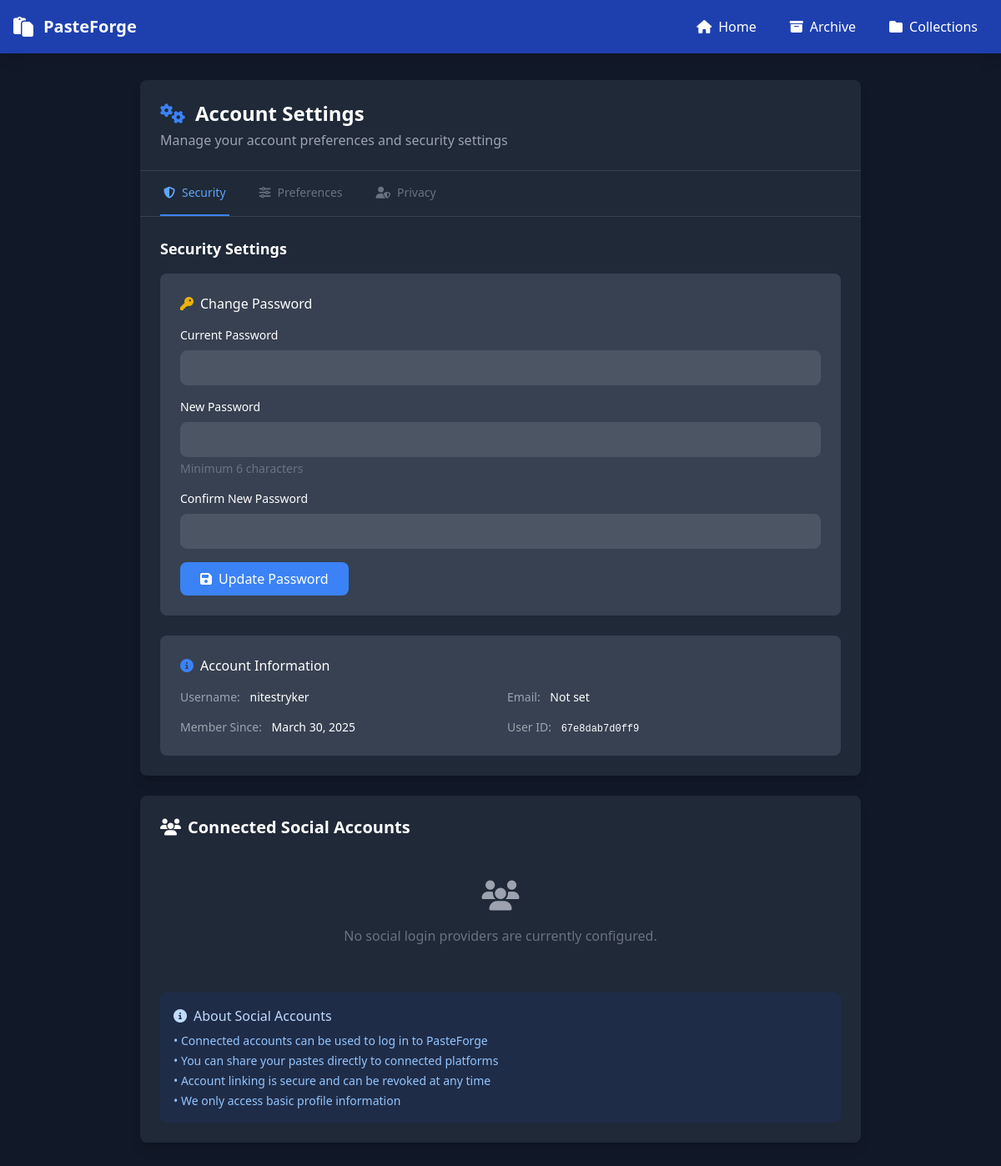
Page /user-settings.php (signed in) on the committed database.
### tables this page shows
CREATE TABLE users (
      id TEXT PRIMARY KEY,
      username TEXT UNIQUE,
      password TEXT NOT NULL,
      email TEXT,
      profile_image TEXT DEFAULT NULL,
      created_at INTEGER DEFAULT (strftime('%s', 'now'))
    , website TEXT DEFAULT NULL, tagline TEXT DEFAULT 'Just a dev sharing random code', role TEXT DEFAULT 'free', status TEXT DEFAULT 'active', followers_count INTEGER DEFAULT 0, following_count INTEGER DEFAULT 0, profile_visibility TEXT DEFAULT 'public', show_paste_count INTEGER DEFAULT 1, allow_messages INTEGER DEFAULT 1);

### user-settings.php (the view, shortened to what this page needs)
<?php
$user_id = $_SESSION['user_id'];
$db = Database::getInstance()->getConnection();
$stmt = $db->prepare("SELECT * FROM users WHERE id = ?");
$stmt->execute([$user_id]);
$user_settings = $stmt->fetch(PDO::FETCH_ASSOC);
$user_settings['theme_preference'] = $user_settings['theme_preference'] ?? 'system';
$user_settings['email_notifications'] = $user_settings['email_notifications'] ?? 1;
$user_settings['default_paste_expiry'] = $user_settings['default_paste_expiry'] ?? 604800;
$user_settings['default_paste_public'] = $user_settings['default_paste_public'] ?? 1;
$user_settings['timezone'] = $user_settings['timezone'] ?? 'UTC';
$user_settings['profile_visibility'] = $user_settings['profile_visibility'] ?? 'public';
$user_settings['show_paste_count'] = $user_settings['show_paste_count'] ?? 1;
$user_settings['allow_messages'] = $user_settings['allow_messages'] ?? 1;
$theme = $_COOKIE['theme'] ?? 'dark';
$is_included = isset($settings_user_id) || (isset($_SERVER['REQUEST_URI']) && strpos($_SERVER['REQUEST_URI'], '?page=settings') !== false);
if (!$is_included): ?>
<!DOCTYPE html>
<html class="<?= $theme ?>">
<head>
    <script src="https://cdn.tailwindcss.com"></script>
    <link href="https://cdnjs.cloudflare.com/ajax/libs/font-awesome/6.4.0/css/all.min.css" rel="stylesheet">
</head>
<body class="bg-gray-50 dark:bg-gray-900 text-gray-900 dark:text-white">
    <nav class="bg-blue-600 dark:bg-blue-800 text-white shadow-lg">
        <div class="max-w-7xl mx-auto px-4">
            <div class="flex justify-between h-16">
                <div class="flex items-center space-x-6">
                    <a href="/" class="flex items-center space-x-3">
                        <i class="fas fa-paste text-2xl"></i>
                        <span class="text-xl font-bold">PasteForge</span>
                    </a>
                </div>
                <div class="flex items-center space-x-4">
                    <a href="/" class="hover:bg-blue-700 px-3 py-2 rounded">
                        <i class="fas fa-home mr-2"></i>Home
                    </a>
                    <a href="/?page=archive" class="hover:bg-blue-700 px-3 py-2 rounded">
                        <i class="fas fa-archive mr-2"></i>Archive
                    </a>
                    <a href="/?page=collections" class="hover:bg-blue-700 px-3 py-2 rounded">
                        <i class="fas fa-folder mr-2"></i>Collections
                    </a>
                </div>
            </div>
        </div>
    </nav>
    <div class="max-w-4xl mx-auto py-8 px-4">
<?php else: ?>
    <div class="max-w-4xl mx-auto py-8 px-4">
<?php endif; ?>
        <div class="bg-white dark:bg-gray-800 rounded-lg shadow-lg">
            <div class="border-b border-gray-200 dark:border-gray-700 p-6">
                <h1 class="text-2xl font-bold flex items-center">
                    <i class="fas fa-cogs mr-3 text-blue-500"></i>
                    Account Settings
                </h1>
                <p class="text-gray-600 dark:text-gray-400 mt-1">Manage your account preferences and security settings</p>
            </div>
            <div class="border-b border-gray-200 dark:border-gray-700">
                <nav class="flex space-x-8 px-6" aria-label="Tabs">
                    <button onclick="showTab('security')" id="tab-security" class="tab-button border-b-2 border-blue-500 text-blue-600 dark:text-blue-400 py-4 px-1 text-sm font-medium">
                        <i class="fas fa-shield-alt mr-2"></i>Security
                    </button>
                    <button onclick="showTab('preferences')" id="tab-preferences" class="tab-button border-b-2 border-transparent text-gray-500 hover:text-gray-700 hover:border-gray-300 py-4 px-1 text-sm font-medium">
                        <i class="fas fa-sliders-h mr-2"></i>Preferences
                    </button>
                    <button onclick="showTab('privacy')" id="tab-privacy" class="tab-button border-b-2 border-transparent text-gray-500 hover:text-gray-700 hover:border-gray-300 py-4 px-1 text-sm font-medium">
                        <i class="fas fa-user-shield mr-2"></i>Privacy
                    </button>
                </nav>
            </div>
            <div id="security-tab" class="tab-content p-6">
                <h2 class="text-lg font-semibold mb-4">Security Settings</h2>
                <div class="bg-gray-50 dark:bg-gray-700 rounded-lg p-6 mb-6">
                    <h3 class="text-md font-medium mb-4 flex items-center">
                        <i class="fas fa-key mr-2 text-yellow-500"></i>
                        Change Password
                    </h3>
                    <form method="POST" class="space-y-4">
                        <div>
                            <label class="block text-sm font-medium mb-2">Current Password</label>
                            <input type="password" name="current_password" required
                                   class="w-full px-4 py-2 rounded-lg border border-gray-300 dark:border-gray-600 dark:bg-gray-600 focus:ring-2 focus:ring-blue-500">
                        </div>
                        <div>
                            <label class="block text-sm font-medium mb-2">New Password</label>
                            <input type="password" name="new_password" required minlength="6"
                                   class="w-full px-4 py-2 rounded-lg border border-gray-300 dark:border-gray-600 dark:bg-gray-600 focus:ring-2 focus:ring-blue-500">
                            <p class="text-sm text-gray-500 mt-1">Minimum 6 characters</p>
                        </div>
                        <div>
                            <label class="block text-sm font-medium mb-2">Confirm New Password</label>
                            <input type="password" name="confirm_password" required minlength="6"
                                   class="w-full px-4 py-2 rounded-lg border border-gray-300 dark:border-gray-600 dark:bg-gray-600 focus:ring-2 focus:ring-blue-500">
                        </div>
                        <button type="submit" class="bg-blue-500 text-white px-6 py-2 rounded-lg hover:bg-blue-600 transition-colors">
                            <i class="fas fa-save mr-2"></i>Update Password
                        </button>
                    </form>
                </div>
                <div class="bg-gray-50 dark:bg-gray-700 rounded-lg p-6">
                    <h3 class="text-md font-medium mb-4 flex items-center">
                        <i class="fas fa-info-circle mr-2 text-blue-500"></i>
                        Account Information
                    </h3>
                    <div class="grid md:grid-cols-2 gap-4 text-sm">
                        <div>
                            <span class="font-medium text-gray-600 dark:text-gray-400">Username:</span>
                            <span class="ml-2"><?= htmlspecialchars($user_settings['username']) ?></span>
                        </div>
                        <div>
                            <span class="font-medium text-gray-600 dark:text-gray-400">Email:</span>
                            <span class="ml-2"><?= htmlspecialchars($user_settings['email'] ?? 'Not set') ?></span>
                        </div>
                        <div>
                            <span class="font-medium text-gray-600 dark:text-gray-400">Member Since:</span>
                            <span class="ml-2"><?= date('F j, Y', $user_settings['created_at']) ?></span>
                        </div>
                        <div>
                            <span class="font-medium text-gray-600 dark:text-gray-400">User ID:</span>
                            <span class="ml-2 font-mono text-xs"><?= htmlspecialchars($user_settings['id']) ?></span>
                        </div>
                    </div>
                </div>
            </div>
        </div>
            <div class="bg-white dark:bg-gray-800 rounded-lg shadow-lg p-6 mt-6">
                <h3 class="text-xl font-semibold mb-4">
                    <i class="fas fa-users mr-2"></i>Connected Social Accounts
                </h3>
                <?php
                require_once 'social_media_integration.php';
                $social = new SocialMediaIntegration();
                $settings_user_id = $user_id;
                $connected_accounts = $social->getUserSocialAccounts($settings_user_id);
                $available_providers = $social->getEnabledProviders();
                ?>
                <div class="space-y-4">
                    <?php if (empty($connected_accounts) && empty($available_providers)): ?>
                        <div class="text-center py-8">
                            <i class="fas fa-users text-4xl text-gray-400 mb-4"></i>
                            <p class="text-gray-500">No social login providers are currently configured.</p>
                        </div>
                    <?php endif; ?>
                </div>
                <div class="mt-6 p-4 bg-blue-50 dark:bg-blue-900/20 rounded-lg">
                    <h5 class="font-medium text-blue-800 dark:text-blue-200 mb-2">
                        <i class="fas fa-info-circle mr-2"></i>About Social Accounts
                    </h5>
                    <ul class="text-sm text-blue-700 dark:text-blue-300 space-y-1">
                        <li>• Connected accounts can be used to log in to PasteForge</li>
                        <li>• You can share your pastes directly to connected platforms</li>
                        <li>• Account linking is secure and can be revoked at any time</li>
                        <li>• We only access basic profile information</li>
                    </ul>
                </div>
            </div>
        </div>
<?php if (!$is_included): ?>
</body>
</html>
<?php endif; ?>

### rows in the picture
users: username "nitestryker", email "Not set", created_at "March 30, 2025", id "67e8dab7d0ff9"
